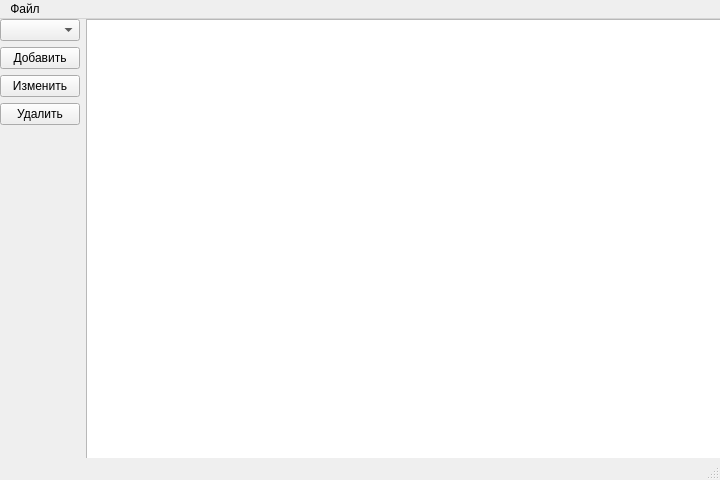
<?xml version="1.0" encoding="UTF-8"?>
<ui version="4.0">
 <class>MainWindow</class>
 <widget class="QMainWindow" name="MainWindow">
  <property name="geometry">
   <rect>
    <x>0</x>
    <y>0</y>
    <width>720</width>
    <height>480</height>
   </rect>
  </property>
  <property name="windowTitle">
   <string>MainWindow</string>
  </property>
  <widget class="QWidget" name="centralwidget">
   <widget class="QWidget" name="gridLayoutWidget">
    <property name="geometry">
     <rect>
      <x>0</x>
      <y>0</y>
      <width>721</width>
      <height>451</height>
     </rect>
    </property>
    <layout class="QGridLayout" name="gridLayout">
     <item row="1" column="0">
      <widget class="QComboBox" name="comboBoxChooseTable">
       <property name="currentText">
        <string/>
       </property>
      </widget>
     </item>
     <item row="3" column="0">
      <widget class="QPushButton" name="pushButtonEdit">
       <property name="text">
        <string>Изменить</string>
       </property>
      </widget>
     </item>
     <item row="2" column="0">
      <widget class="QPushButton" name="pushButtonAdd">
       <property name="text">
        <string>Добавить</string>
       </property>
      </widget>
     </item>
     <item row="4" column="0">
      <widget class="QPushButton" name="pushButtonDelete">
       <property name="text">
        <string>Удалить</string>
       </property>
      </widget>
     </item>
     <item row="1" column="1" rowspan="5">
      <widget class="QTableWidget" name="tableWidget"/>
     </item>
    </layout>
   </widget>
  </widget>
  <widget class="QMenuBar" name="menubar">
   <property name="geometry">
    <rect>
     <x>0</x>
     <y>0</y>
     <width>720</width>
     <height>26</height>
    </rect>
   </property>
   <widget class="QMenu" name="menu">
    <property name="title">
     <string>Файл</string>
    </property>
    <addaction name="action_pdf"/>
   </widget>
   <addaction name="menu"/>
  </widget>
  <widget class="QStatusBar" name="statusbar"/>
  <action name="action_pdf">
   <property name="text">
    <string>сохранить таблицу в .pdf</string>
   </property>
  </action>
 </widget>
 <resources/>
 <connections/>
</ui>
